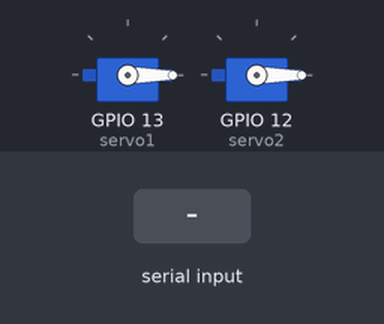
This sketch was run on a simulated ESP32. On the bench: 2 × servo. Inputs (shaded band) come from the test bench. Nothing arrives over Bluetooth unless stated.

Above: at 2.2 s.
2.3 s: "1" received over the second serial link
At 2.76 s:
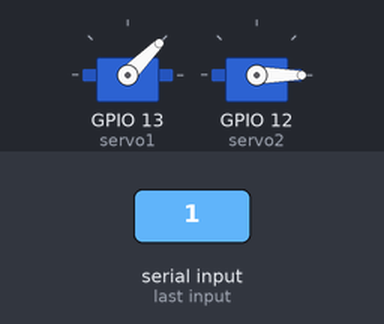
5.3 s: "0" received over the second serial link
At 7.58 s:
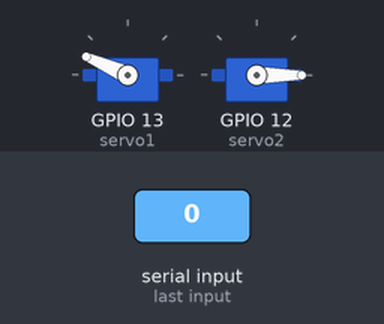
8.3 s: "1" received over the second serial link
At 10.9 s:
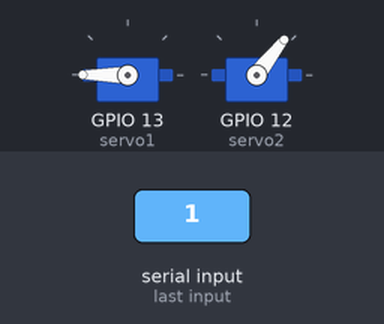
11.3 s: "0" received over the second serial link
At 14.24 s:
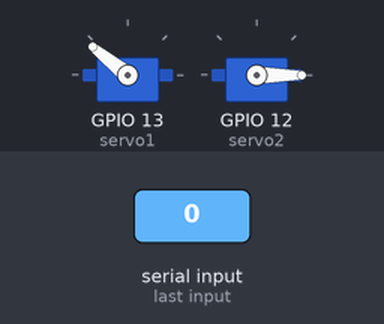
Timing chart, 0 to 16.8 s (numbered marks = the images above; inputs shaded):
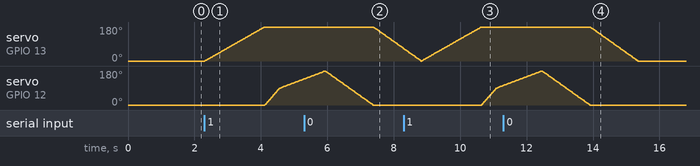

The sketch:

04__________.ino
```cpp
// ========================================
// 04. 블루투스 변신 버튼 (핸드폰으로 자동 변신!)
// ========================================
// 핸드폰 블루투스 앱에서 글자를 보내면 변신!
//   '1' 보내면 -> 로봇 모드로 변신
//   '0' 보내면 -> 자동차 모드로 복귀
//
// 배선: 03번과 동일 (서보1=P13, 서보2=P12)
//
// [핸드폰 앱]
//   안드로이드: "Serial Bluetooth Terminal" 앱 설치 (무료)
//   1) ESP32 전원 켜기
//   2) 핸드폰 블루투스 설정에서 "Robot_Bumblebee" 페어링
//   3) 앱 열고 연결 -> 글자 '1' 또는 '0' 전송
//
// ⚠️ 아이폰은 클래식 블루투스(SPP)를 지원 안 해서 이 방식이 안 돼요.
//    아이폰이면 알려주세요 -> BLE 또는 WiFi 방식으로 바꿔드릴게요.
// ========================================

#include <ESP32Servo.h>
#include "BluetoothSerial.h"

BluetoothSerial SerialBT;
Servo servo1;
Servo servo2;

// 서보를 부드럽게 움직이는 함수
void slowMove(Servo &s, int from, int to, int speed) {
  if (from < to) {
    for (int a = from; a <= to; a++) { s.write(a); delay(speed); }
  } else {
    for (int a = from; a >= to; a--) { s.write(a); delay(speed); }
  }
}

// 로봇 모드로 변신
void transformToRobot() {
  SerialBT.println("변신! 로봇 모드로...");
  slowMove(servo1, 0, 180, 10);
  slowMove(servo2, 0, 90, 5);
  slowMove(servo2, 90, 180, 15);
  SerialBT.println("로봇 모드 완성!");
}

// 자동차 모드로 복귀
void transformToCar() {
  SerialBT.println("자동차 모드로 복귀...");
  slowMove(servo2, 180, 0, 8);
  slowMove(servo1, 180, 0, 8);
  SerialBT.println("자동차 모드 완성!");
}

void setup() {
  SerialBT.begin("Robot_Bumblebee");   // 블루투스 이름
  servo1.attach(13);
  servo2.attach(12);

  // 시작은 자동차 모드
  servo1.write(0);
  servo2.write(0);
  delay(1000);

  SerialBT.println("준비 완료! '1'=변신, '0'=복귀");
}

void loop() {
  // 핸드폰에서 글자가 오면 읽기
  if (SerialBT.available()) {
    char cmd = SerialBT.read();

    if (cmd == '1') {
      transformToRobot();      // 로봇으로 변신
    } else if (cmd == '0') {
      transformToCar();        // 자동차로 복귀
    }
  }
}
```

Measured:
- after the input at 2.3 s, servo on GPIO 13 (servo1): moves from 0° to 180° over 1.8 s, starting at once; servo on GPIO 12 (servo2): moves from 0° to 138° over 1.2 s, starting after 1.8 s
- after the input at 5.3 s, servo on GPIO 13 (servo1): moves from 180° to 66° over 0.89 s, starting after 2.1 s
- after the input at 8.3 s, servo on GPIO 12 (servo2): moves from 0° to 102° over 0.61 s, starting after 2.4 s
- after the input at 11.3 s, servo on GPIO 13 (servo1): moves from 180° to 0° over 1.4 s, starting after 2.6 s
